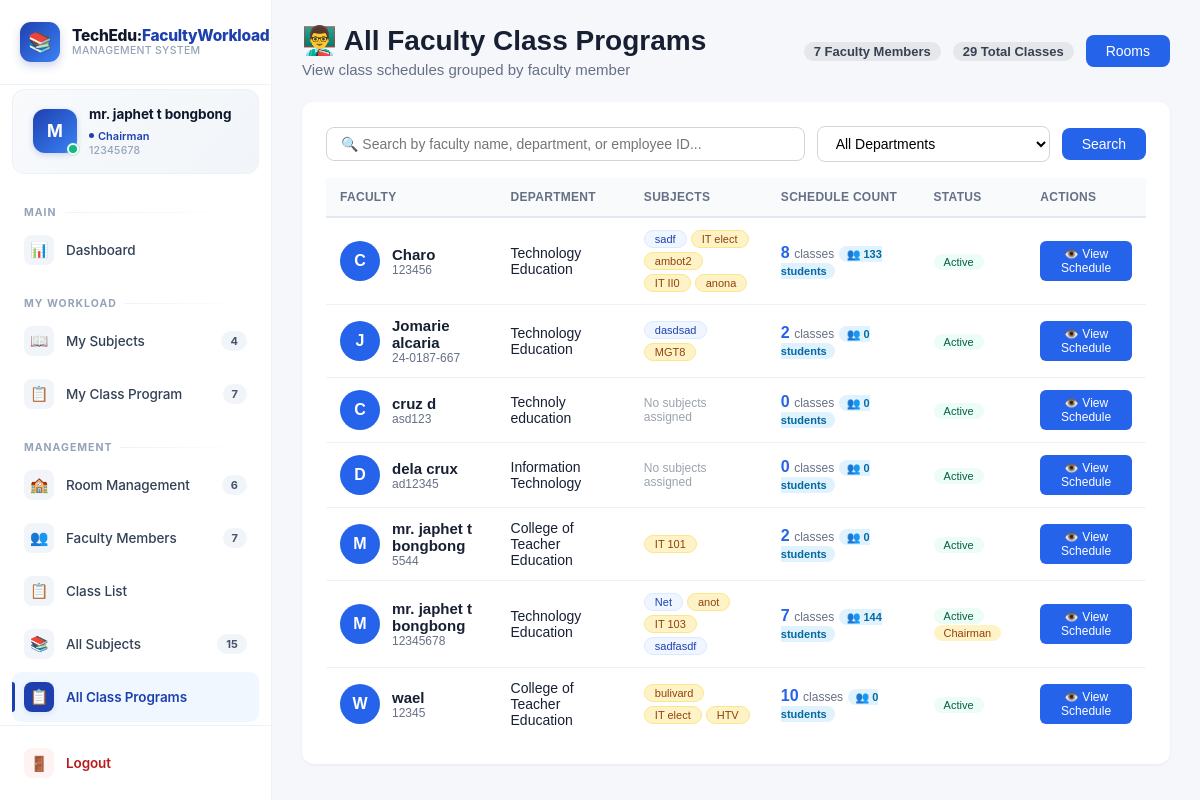
/class-programs/ (signed in), run on the app's committed database.
### workload/models.py (models this page shows, shortened)
class FacultyProfile(models.Model):
    EMPLOYMENT_TYPE = [
        ('FULL', 'Full Time'),
        ('PART', 'Part Time'),
        ('CONTRACT', 'Contractual'),
    ]
    employee_id = models.CharField(max_length=20, unique=True, primary_key=True)
    full_name = models.CharField(max_length=100)
    specialization = models.CharField(max_length=100)
    attained_degree = models.CharField(max_length=50)
    employment_type = models.CharField(max_length=10, choices=EMPLOYMENT_TYPE, default='PART')
    department = models.CharField(max_length=100, default='Department of Technology Education')
    is_chairman = models.BooleanField(default=False)
    password = models.CharField(max_length=128, blank=True, null=True)
    is_active = models.BooleanField(default=True)
    last_login = models.DateTimeField(null=True, blank=True)
    effective_date = models.CharField(max_length=64, blank=True, default='Aug. 3, 2026')
    term = models.CharField(
        max_length=64, blank=True, default='First Semester 2026-2027',
        help_text="Academic term shown on the class program."
    )
    overload_hours = models.CharField(
        max_length=64, blank=True, default='',
        help_text="Overload hours/text."
    )
    overload_subjects = models.TextField(
        blank=True, default='',
        help_text="List of overload subjects."
    )
    service_credits = models.CharField(
        max_length=64, blank=True, default='',
        help_text="Service credits text."
    )
    adviser_notes = models.TextField(
        blank=True, default='',
        help_text="Adviser / Notes text."
    )
    class Meta:
        ordering = ['full_name']
        indexes = [
            models.Index(fields=['employee_id']),
            models.Index(fields=['is_chairman']),
            models.Index(fields=['is_active']),
        ]

class Subject(models.Model):
    YEAR_LEVEL_CHOICES = YearSection.YEAR_LEVEL_CHOICES
    year_section = models.ForeignKey(
        YearSection,
        on_delete=models.PROTECT,
        related_name='subjects',
    )
    subject_code = models.CharField(max_length=20)
    subject_description = models.TextField()
    lecture_hours_per_week = models.DecimalField(max_digits=4, decimal_places=1, default=0)
    lab_hours_per_week = models.DecimalField(max_digits=4, decimal_places=1, default=0)
    faculty = models.ForeignKey(
        'FacultyProfile',
        on_delete=models.CASCADE,
        related_name='subjects',
        help_text="Faculty assigned to teach this subject",
    )
    has_lecture = models.BooleanField(default=True, help_text="Does this subject have lecture component?")
    is_laboratory = models.BooleanField(default=False, help_text="Does this subject have lab component?")
    is_active = models.BooleanField(default=True)
    allow_cohort_overlap = models.BooleanField(
        default=False,
        help_text="If True, this subject is exempt from the section-conflict check.",
    )
    total_students = models.PositiveIntegerField(
        default=0,
        help_text="Total number of students enrolled in this class (set by faculty/chairman).",
    )
    class Meta:
        ordering = [
            'year_section__course_code',
            'year_section__year_level',
            'year_section__section',
        ]
        verbose_name_plural = "Subjects"
        unique_together = [['year_section', 'subject_code']]
    @property
    def section(self):
        return self.year_section.section
    LAB_HOUR_MULTIPLIER = 0.7  # 3 lab contact hours → 2.1 effective hours

### workload/views.py (the view)
# urls.py: path('class-programs/', views.all_class_programs, name='all_class_programs'),
def all_class_programs(request):
    if not request.session.get('faculty_id'):
        messages.error(request, 'Please login to access this page.')
        return redirect('login')
    try:
        faculty = models.FacultyProfile.objects.get(employee_id=request.session['faculty_id'])
        if not faculty.is_chairman:
            messages.error(request, 'You do not have permission to access this page.')
            return redirect('dashboard')
        faculty_qs = (
            models.FacultyProfile.objects
            .filter(is_active=True)
            .prefetch_related(
                Prefetch(
                    'subjects',
                    queryset=models.Subject.objects.filter(
                        is_active=True,
                        faculty__is_active=True,
                    )
                )
            )
            .order_by('full_name')
        )
        search_q = request.GET.get('q', '').strip()
        dept_q   = request.GET.get('dept', '').strip()
        if search_q:
            faculty_qs = faculty_qs.filter(
                Q(full_name__icontains=search_q) |
                Q(employee_id__icontains=search_q) |
                Q(department__icontains=search_q)
            )
        if dept_q and dept_q.lower() != 'all':
            faculty_qs = faculty_qs.filter(department__iexact=dept_q)
        per_page = 10
        paginator = Paginator(faculty_qs, per_page)
        page_number = request.GET.get('page', 1)
        try:
            page_obj = paginator.page(page_number)
        except PageNotAnInteger:
            page_obj = paginator.page(1)
        except EmptyPage:
            page_obj = paginator.page(paginator.num_pages)
        faculty_page = list(page_obj.object_list)
        total_classes = 0
        for member in faculty_page:
            schedule_count = models.ClassSchedule.objects.filter(
                subject__faculty=member,
                subject__is_active=True,
            ).count()
            total_classes += schedule_count
            member.schedule_count = schedule_count
            member.student_total = sum(
                s.total_students for s in member.subjects.all()
            )
        page_obj.object_list = faculty_page
        departments = models.FacultyProfile.objects.filter(
            is_active=True
        ).values_list('department', flat=True).distinct().order_by('department')
        params = request.GET.copy()
        params.pop('page', None)
        querystring = params.urlencode()
        context = {
            'faculty': faculty,
            'faculty_members': faculty_page,
            'total_classes': total_classes,
            'departments': departments,
            'page_obj': page_obj,
            'paginator': paginator,
            'querystring': querystring,
            'search_q': search_q,
            'dept_q': dept_q,
        }
        return render(request, 'all_class_programs.html', context)
    except models.FacultyProfile.DoesNotExist:
        messages.error(request, 'Faculty profile not found.')
        return redirect('login')

### templates/all_class_programs.html (shortened to what this page needs)
{% extends 'base_with_sidebar.html' %}
{% block content %}
    <div class="page-header">
        <div>
            <h1>👨‍🏫 All Faculty Class Programs</h1>
            <p>View class schedules grouped by faculty member</p>
        </div>
        <div class="header-actions">
            <span class="count-badge">{{ page_obj.paginator.count }} Faculty Members</span>
            <span class="count-badge">{{ total_classes }} Total Classes</span>
            <a href="{% url 'room_list' %}" class="btn btn-primary">Rooms</a>
        </div>
    </div>
    <div class="card">
        <div class="search-box">
            <form method="get" action="">
                <input type="text" name="q" value="{{ search_q|default:'' }}"
                       placeholder="🔍 Search by faculty name, department, or employee ID...">
                <select name="dept">
                    <option value="all">All Departments</option>
                </select>
                <button type="submit" class="btn btn-primary">Search</button>
            </form>
        </div>
        <div class="table-wrapper">
            <table id="facultyTable">
                <thead>
                    <tr>
                        <th>Faculty</th>
                        <th>Department</th>
                        <th>Subjects</th>
                        <th>Schedule Count</th>
                        <th>Status</th>
                        <th>Actions</th>
                    </tr>
                </thead>
                <tbody>
                    {% for member in faculty_members %}
                        <tr>
                            <td>
                                <div class="faculty-cell">
                                    <div class="faculty-avatar">{{ member.full_name|slice:":1"|upper }}</div>
                                    <div class="faculty-info">
                                        <div class="faculty-name">{{ member.full_name }}</div>
                                        <div class="faculty-id">{{ member.employee_id }}</div>
                                    </div>
                                </div>
                            </td>
                            <td>{{ member.department }}</td>
                            <td>
                                <div class="subject-tags">
                                    {% for subject in member.subjects.all %}
                                        <span class="subject-tag {% if subject.is_laboratory %}lab{% endif %}">
                                            {{ subject.subject_code }}
                                        </span>
                                    {% empty %}
                                        <span style="color: #9ca3af; font-size: 12px;">No subjects assigned</span>
                                    {% endfor %}
                                </div>
                            </td>
                            <td>
                                <span class="schedule-count">
                                    {{ member.schedule_count }}
                                    <small>classes</small>
                                </span>
                                <span class="badge" style="background: #e0f2fe; color: #0369a1; padding: 2px 8px; border-radius: 12px; font-size: 11px; font-weight: 600;">👥 {{ member.student_total|default:0 }} students</span>
                            </td>
                            <td>
                                <span class="status-badge {% if member.is_active %}active{% else %}inactive{% endif %}">
                                    {% if member.is_active %}Active{% else %}Inactive{% endif %}
                                </span>
                                {% if member.is_chairman %}
                                    <span class="status-badge" style="background: #fef3c7; color: #92400e;">Chairman</span>
                                {% endif %}
                            </td>
                            <td>
                                <button class="view-btn" onclick="openModal('{{ member.employee_id }}')">👁️ View Schedule</button>
                            </td>
                        </tr>
                    {% endfor %}
                </tbody>
            </table>
        </div>
    </div>
{% endblock %}

### templates/sidebar.html (shortened to what this page needs)
<aside class="sidebar" id="sidebar">
    <div class="sidebar-brand">
        <a href="{% url 'dashboard' %}">
            <div class="brand-mark">📚</div>
            <div class="brand-text">
                <div class="brand-title">TechEdu:<span>FacultyWorkload</span></div>
                <div class="brand-subtitle">Management System</div>
            </div>
        </a>
    </div>
    <div class="sidebar-user">
        <div class="user-avatar-wrap">
            <div class="user-avatar">{{ faculty.full_name|slice:":1"|upper }}</div>
            <span class="user-online" title="Online"></span>
        </div>
        <div class="user-info">
            <div class="user-name">{{ faculty.full_name }}</div>
            <div class="user-role">
                {% if faculty.is_chairman %}Chairman{% else %}Faculty{% endif %}
            </div>
            <div class="user-id">{{ faculty.employee_id }}</div>
        </div>
    </div>
    <nav class="sidebar-nav">
        <div class="nav-label">Main</div>
        <a href="{% url 'dashboard' %}"
           class="nav-item {% if request.resolver_match.url_name == 'dashboard' %}active{% endif %}">
            <span class="nav-icon">📊</span>
            <span class="nav-text">Dashboard</span>
        </a>
        <div class="nav-label">My Workload</div>
        <a href="{% url 'my_subjects' %}"
           class="nav-item {% if request.resolver_match.url_name == 'my_subjects' %}active{% endif %}">
            <span class="nav-icon">📖</span>
            <span class="nav-text">My Subjects</span>
            <span class="nav-badge">{{ subject_count|default:0 }}</span>
        </a>
        <a href="{% url 'class_program_view' faculty.employee_id %}"
           class="nav-item {% if request.resolver_match.url_name == 'class_program_view' and request.resolver_match.kwargs.employee_id == faculty.employee_id %}active{% endif %}">
            <span class="nav-icon">📋</span>
            <span class="nav-text">My Class Program</span>
            <span class="nav-badge">{{ class_program_count|default:0 }}</span>
        </a>
        {% if faculty.is_chairman %}
            <div class="nav-label">Management</div>
            <a href="{% url 'room_list' %}"
               class="nav-item {% if request.resolver_match.url_name == 'room_list' %}active{% endif %}">
                <span class="nav-icon">🏫</span>
                <span class="nav-text">Room Management</span>
                <span class="nav-badge">{{ room_count|default:0 }}</span>
            </a>
            <a href="{% url 'faculty_list' %}"
               class="nav-item {% if request.resolver_match.url_name == 'faculty_list' %}active{% endif %}">
                <span class="nav-icon">👥</span>
                <span class="nav-text">Faculty Members</span>
                <span class="nav-badge">{{ total_faculty|default:0 }}</span>
            </a>
            <a href="{% url 'class_list' %}"
                class="nav-item {% if request.resolver_match.url_name == 'class_list' %}active{% endif %}">
                <span class="nav-icon">📋</span>
                <span class="nav-text">Class List</span>
            </a>
            <a href="{% url 'all_subjects' %}"
               class="nav-item {% if request.resolver_match.url_name == 'all_subjects' %}active{% endif %}">
                <span class="nav-icon">📚</span>
                <span class="nav-text">All Subjects</span>
                <span class="nav-badge">{{ total_subjects_all|default:0 }}</span>
            </a>
            <a href="{% url 'all_class_programs' %}"
               class="nav-item {% if request.resolver_match.url_name == 'all_class_programs' %}active{% endif %}">
                <span class="nav-icon">📋</span>
                <span class="nav-text">All Class Programs</span>
            </a>
        {% endif %}
    </nav>
    <div class="sidebar-footer">
        <form method="post" action="{% url 'logout' %}">
            <button type="submit" class="logout-btn">
                <span class="nav-icon">🚪</span>
                <span>Logout</span>
            </button>
        </form>
    </div>
</aside>

### data on the page
FacultyProfile: full_name "M", full_name "mr. japhet t bongbong", employee_id "12345678", department "Technology Education", schedule_count "7", student_total "144", is_active "Active", is_chairman "Chairman"
FacultyProfile: full_name "C", full_name "Charo", employee_id "123456", department "Technology Education", schedule_count "8", student_total "133", is_active "Active"
Subject: subject_code "sadf"
Subject: subject_code "IT elect"
Subject: subject_code "ambot2"
Subject: subject_code "IT II0"
Subject: subject_code "anona"
FacultyProfile: full_name "J", full_name "Jomarie alcaria", employee_id "24-0187-667", department "Technology Education", schedule_count "2", student_total "0", is_active "Active"
Subject: subject_code "dasdsad"
Subject: subject_code "MGT8"
FacultyProfile: full_name "C", full_name "cruz d", employee_id "asd123", department "Technoly education", schedule_count "0", student_total "0", is_active "Active"
FacultyProfile: full_name "D", full_name "dela crux", employee_id "ad12345", department "Information Technology", schedule_count "0", student_total "0", is_active "Active"
FacultyProfile: full_name "M", full_name "mr. japhet t bongbong", employee_id "5544", department "College of Teacher Education", schedule_count "2", student_total "0", is_active "Active"
Subject: subject_code "IT 101"
Subject: subject_code "Net"
Subject: subject_code "anot"
Subject: subject_code "IT 103"
Subject: subject_code "sadfasdf"
FacultyProfile: full_name "W", full_name "wael", employee_id "12345", department "College of Teacher Education", schedule_count "10", student_total "0", is_active "Active"
Subject: subject_code "bulivard"
Subject: subject_code "IT elect"
Subject: subject_code "HTV"

### other printed values
{{ subject_count|default:0 }} "4"
{{ class_program_count|default:0 }} "7"
{{ room_count|default:0 }} "6"
{{ total_faculty|default:0 }} "7"
{{ total_subjects_all|default:0 }} "15"
{{ page_obj.paginator.count }} "7"
{{ total_classes }} "29"
